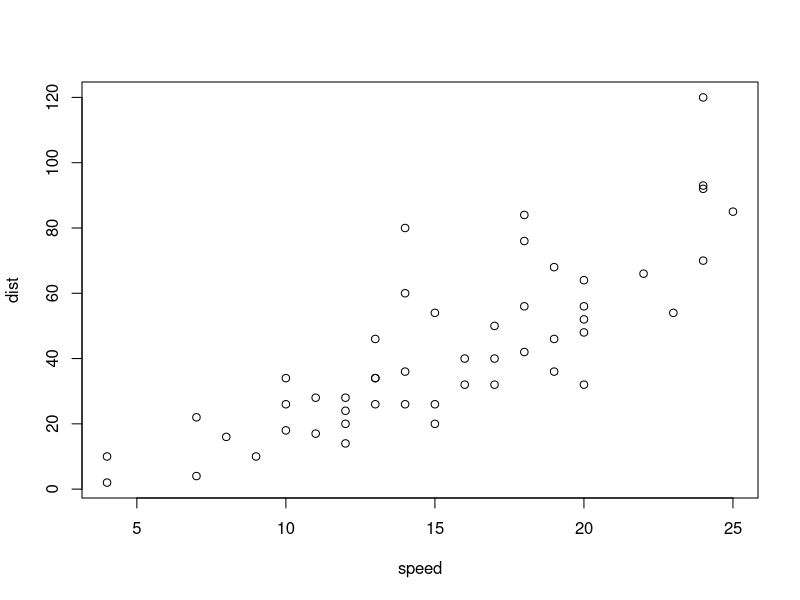
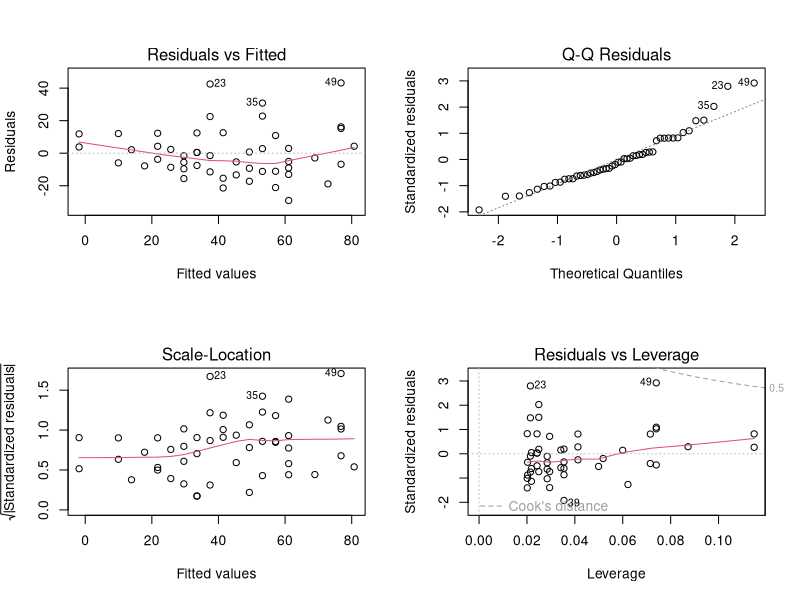

R code for these plots, in order:
## ---- chunk 1
knitr::opts_chunk$set(echo = TRUE)
## ---- chunk 2
# Load data set
head(cars)

## ---- chunk 3
plot (cars)
## ---- chunk 4
model<-lm(dist ~ speed, data = cars)
par(mfrow = c(2,2))
plot(model)
## ---- chunk 5
# http://cacalderon.shinyapps.io/CarDatasetPrediction
## ---- chunk 6
# https://github.com/cacalderon/Data-Products-Final-Project
